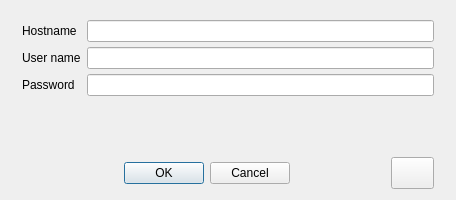
<?xml version="1.0" encoding="UTF-8"?>
<ui version="4.0">
 <class>LoginDialog</class>
 <widget class="QDialog" name="LoginDialog">
  <property name="geometry">
   <rect>
    <x>0</x>
    <y>0</y>
    <width>456</width>
    <height>200</height>
   </rect>
  </property>
  <property name="windowTitle">
   <string>GRAVITATE Login</string>
  </property>
  <layout class="QVBoxLayout" name="verticalLayout">
   <property name="leftMargin">
    <number>22</number>
   </property>
   <property name="rightMargin">
    <number>22</number>
   </property>
   <item>
    <widget class="QWidget" name="LoginControlsContainer" native="true">
     <layout class="QFormLayout" name="formLayout">
      <property name="verticalSpacing">
       <number>5</number>
      </property>
      <property name="leftMargin">
       <number>0</number>
      </property>
      <property name="rightMargin">
       <number>0</number>
      </property>
      <item row="0" column="0">
       <widget class="QLabel" name="hostnameLabel">
        <property name="text">
         <string>Hostname</string>
        </property>
       </widget>
      </item>
      <item row="0" column="1">
       <widget class="QLineEdit" name="hostnameEdit"/>
      </item>
      <item row="1" column="0">
       <widget class="QLabel" name="usernameLabel">
        <property name="text">
         <string>User name</string>
        </property>
       </widget>
      </item>
      <item row="1" column="1">
       <widget class="QLineEdit" name="usernameEdit"/>
      </item>
      <item row="3" column="1">
       <widget class="QLineEdit" name="passwordEdit">
        <property name="echoMode">
         <enum>QLineEdit::Password</enum>
        </property>
       </widget>
      </item>
      <item row="3" column="0">
       <widget class="QLabel" name="passwordLabel">
        <property name="text">
         <string>Password</string>
        </property>
       </widget>
      </item>
     </layout>
    </widget>
   </item>
   <item>
    <widget class="QLabel" name="loadingLabel">
     <property name="sizePolicy">
      <sizepolicy hsizetype="Preferred" vsizetype="Fixed">
       <horstretch>0</horstretch>
       <verstretch>0</verstretch>
      </sizepolicy>
     </property>
     <property name="minimumSize">
      <size>
       <width>0</width>
       <height>30</height>
      </size>
     </property>
     <property name="text">
      <string/>
     </property>
     <property name="alignment">
      <set>Qt::AlignCenter</set>
     </property>
    </widget>
   </item>
   <item>
    <layout class="QHBoxLayout" name="horizontalLayout">
     <property name="spacing">
      <number>0</number>
     </property>
     <item>
      <widget class="QDialogButtonBox" name="buttonBox">
       <property name="orientation">
        <enum>Qt::Horizontal</enum>
       </property>
       <property name="standardButtons">
        <set>QDialogButtonBox::Cancel|QDialogButtonBox::Ok</set>
       </property>
       <property name="centerButtons">
        <bool>true</bool>
       </property>
      </widget>
     </item>
     <item>
      <widget class="QToolButton" name="configButton">
       <property name="text">
        <string/>
       </property>
       <property name="icon">
        <iconset resource="../../resources/resources.qrc">
         <normaloff>:/images/noun_Settings_696006.png</normaloff>:/images/noun_Settings_696006.png</iconset>
       </property>
       <property name="iconSize">
        <size>
         <width>35</width>
         <height>25</height>
        </size>
       </property>
       <property name="popupMode">
        <enum>QToolButton::InstantPopup</enum>
       </property>
      </widget>
     </item>
    </layout>
   </item>
  </layout>
 </widget>
 <tabstops>
  <tabstop>hostnameEdit</tabstop>
  <tabstop>usernameEdit</tabstop>
 </tabstops>
 <resources>
  <include location="../../resources/resources.qrc"/>
  <include location="../../resources/resources.qrc"/>
  <include location="../../resources/resources.qrc"/>
  <include location="../../resources/resources.qrc"/>
 </resources>
 <connections>
  <connection>
   <sender>buttonBox</sender>
   <signal>accepted()</signal>
   <receiver>LoginDialog</receiver>
   <slot>accept()</slot>
   <hints>
    <hint type="sourcelabel">
     <x>248</x>
     <y>254</y>
    </hint>
    <hint type="destinationlabel">
     <x>157</x>
     <y>274</y>
    </hint>
   </hints>
  </connection>
  <connection>
   <sender>buttonBox</sender>
   <signal>rejected()</signal>
   <receiver>LoginDialog</receiver>
   <slot>reject()</slot>
   <hints>
    <hint type="sourcelabel">
     <x>316</x>
     <y>260</y>
    </hint>
    <hint type="destinationlabel">
     <x>286</x>
     <y>274</y>
    </hint>
   </hints>
  </connection>
 </connections>
</ui>
